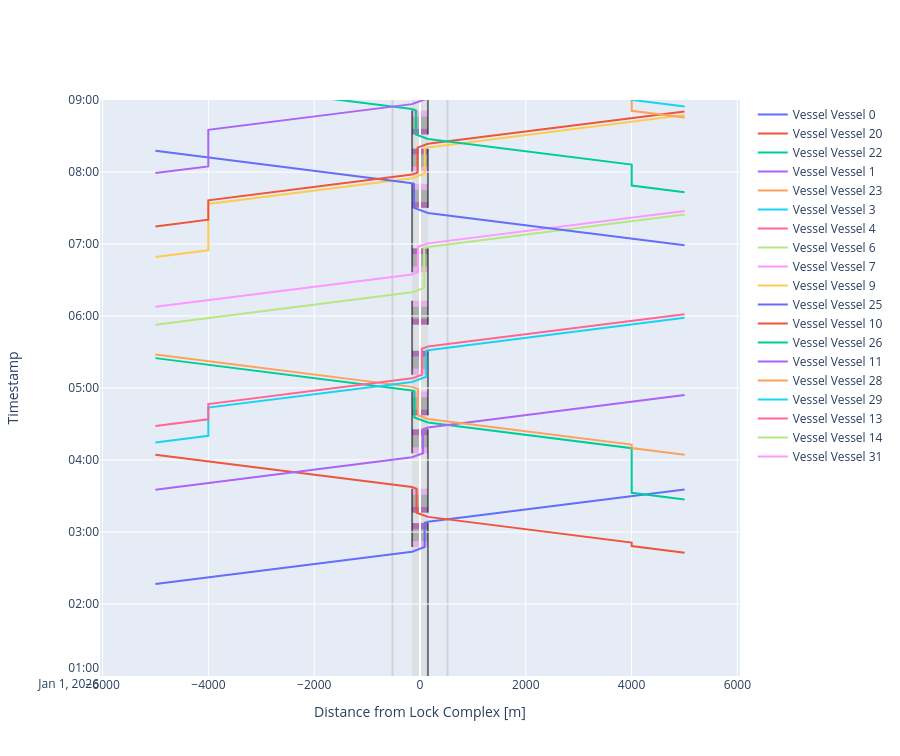

Source (notebook cell):
### Markdown cell above
##### Time-distance diagram of vessels passing the lock and planning info
And we can create time-distance diagrams for both locks.

### Code cell
def cm_to_pixels(cm):
    return cm * 37.8 # Set figure height to 10 cm

# We can plot the time-distance diagram
fig = lock_chamber_I.plot(xlimmin = -6050, 
                          xlimmax = 6050,
                          ylimmin = pd.Timestamp('2026-01-01 01:00:00'),
                          ylimmax = pd.Timestamp('2026-01-01 09:00:00'),
                          method='Plotly')

fig.update_layout(height=cm_to_pixels(20))
